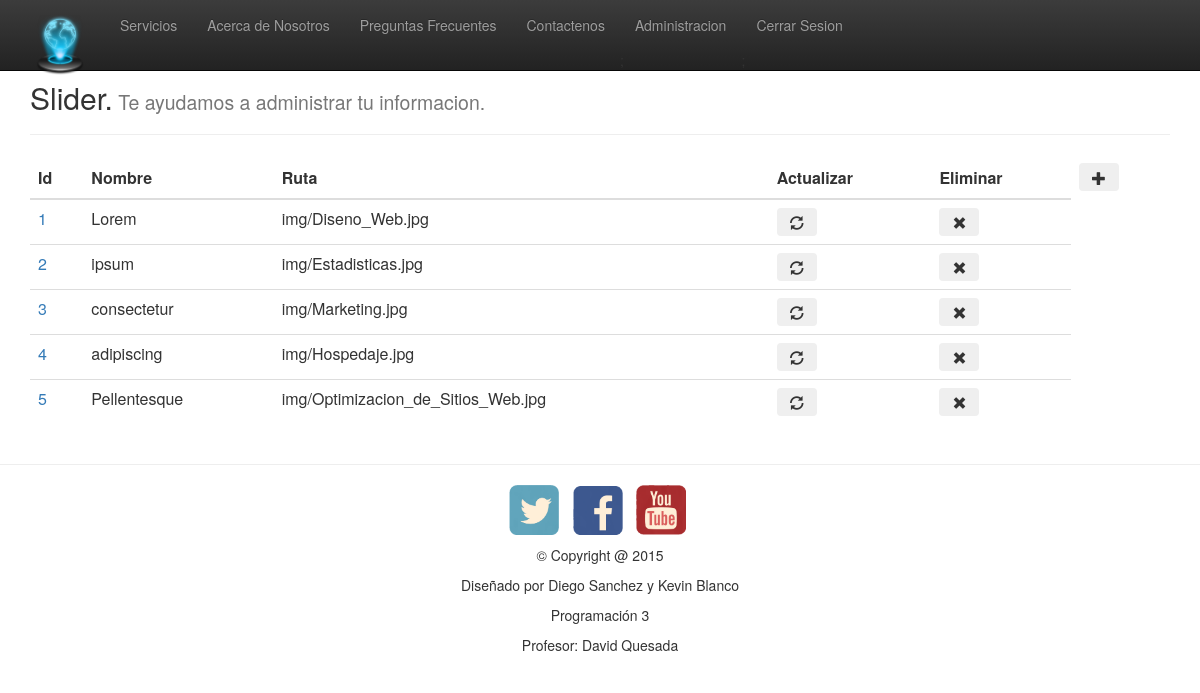
Page /admin/vista-slider.php (signed in) on the committed database.
### tables this page shows
CREATE TABLE IF NOT EXISTS `slider` (
  `id` tinyint(4) NOT NULL AUTO_INCREMENT,
  `nombre` varchar(20) NOT NULL,
  `ruta` varchar(80) NOT NULL,
  PRIMARY KEY (`id`)
);

### common/dbConnection.php (called while the page is built, shortened)
<?php
    class Connect
    {
        private $hostname    = 'localhost';
        private $username    = 'root';
        private $password    = '';
        private $database    = 'proyecto-progra3';
        private $slider = array();
        public function getHostname(){
            return $this->hostname;
        }
        public function getUsername(){
            return $this->username;
        }
        public function getPassword(){
            return $this->password;
        }
        public function getSchema(){
            return $this->database;
        }
        public function connectDb()
        {
           try {
             $connexion = mysqli_connect(
                    $this->getHostname(),
                    $this->getUsername(),
                    $this->getPassword(),
                    $this->getSchema()
                ) OR DIE ('Error de Conexión');
                return $connexion;
            } catch (Exception $e) {
                echo $e->getMessage;
            }
        }
             public function getSlider() {
            try {
                $sql = 'SELECT * FROM slider';
                $query = mysqli_query (
                        $this->connectDb(),
                        $sql
                    );
                $i = 0;
                while($queryData = mysqli_fetch_assoc($query)){
                    $this->slider[$i] = $queryData;
                    $i++;
                }
                return $this->slider;
            } catch (Exception $e) {
                echo $e->getMessage();
            }
            return $this->slider;
        }
    }
?>

### admin/vista-slider.php (the view, shortened to what this page needs)
<?php
  include 'header.php';
 ?>
<?php if (isset($_SESSION['estado']) && $_SESSION['estado'] == '1') { ?>
<?php
	include '../common/dbConnection.php';
	$connexion= new Connect;
	$slider=$connexion->getSlider();
 ?>
 	<div class="container">
		<section>
			<h2>Slider.<small> Te ayudamos a administrar tu informacion.</small></h2><hr>
	       <table  class="table">
	        <thead>
	            <tr>
	                <th>Id</th>
	                <th>Nombre</th>
	                <th>Ruta</th>
	                 <th>Actualizar</th>
	                <th>Eliminar</th>
	               <td> <button  type="button" class="btn btn_default"  onClick=" window.location.href='agregar-slider.php' " ><span class="glyphicon glyphicon-plus" > </span></button></td>   </td>
	           	</tr>
	        </thead>
	        <tbody>
	        	<?php
	            foreach ($slider as $row) {
	        ?>
	            <tr>
	                <td><a href="searchUsuario.php?id=<?php echo $row['id']; ?>"><?php echo $row['id']; ?></a></td>
	                <td><?php echo $row['nombre']; ?></td>
	                <td><?php echo $row['ruta']; ?></td>
	                <td><button type="button" class="btn btn_default"  onClick=" window.location.href='actualizar-slider.php?id=<?php echo $row["id"];?>' " ><span class="glyphicon glyphicon-refresh"> </span></td>
					<td><button type="button" class="btn btn_default"  onClick="myFunction(<?php echo $row['id'];  ?>)"><span class="glyphicon glyphicon-remove"> </span></button></td>
				</tr>
	        <?php } ?>
	        </tbody>
	    </table>
		</section>
	</div>
<?php } else{
  header('Location: login.php');
  }
?>
<?php
  include 'footer.php';
 ?>

### admin/header.php (style rules this page uses)
body { padding-top: 40px; }

### rows in the picture
slider: id "1", nombre "Lorem", ruta "img/Diseno_Web.jpg"
slider: id "2", nombre "ipsum", ruta "img/Estadisticas.jpg"
slider: id "3", nombre "consectetur", ruta "img/Marketing.jpg"
slider: id "4", nombre "adipiscing", ruta "img/Hospedaje.jpg"
slider: id "5", nombre "Pellentesque", ruta "img/Optimizacion_de_Sitios_Web.jpg"
